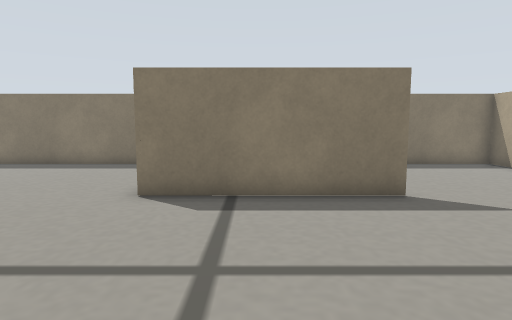
View 1 (above)

18 first-person views from a walk through a Gazebo world. The camera is 0.16 m above the floor, tilts 6° down and sees 75° across. The floor is counted in squares, 0.1 m on a side. Each view is taken from the middle of a square. On the plan, view 1 faces up. The plan holds only what a view shows up to about 16 squares ahead; the rest is blank. Robots are left out.

View 2
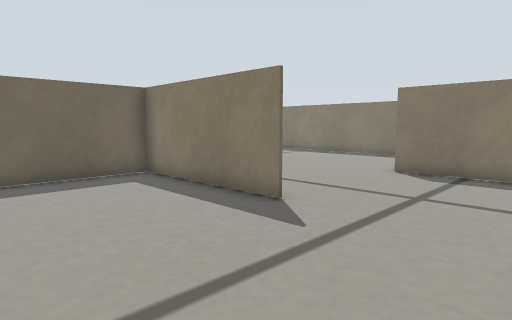

View 3
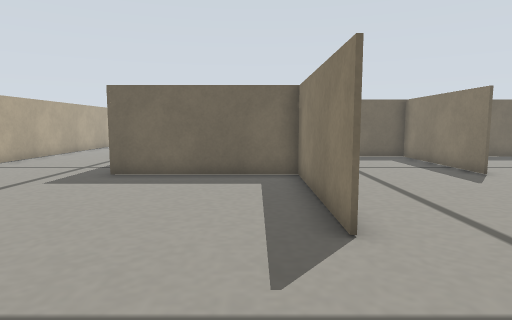

View 4
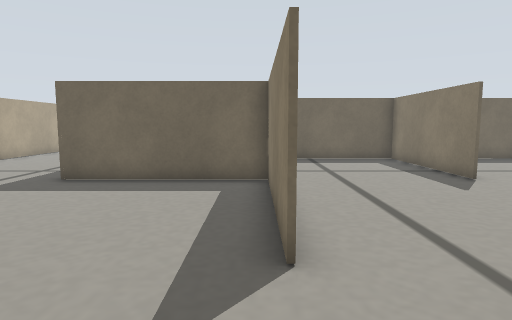

View 5
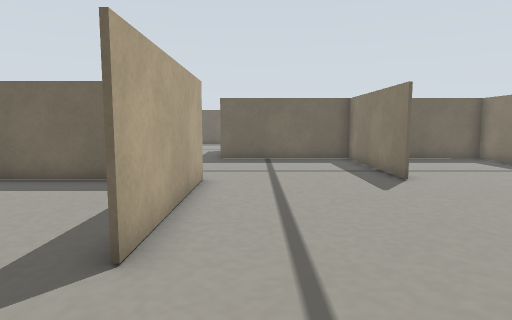

View 6
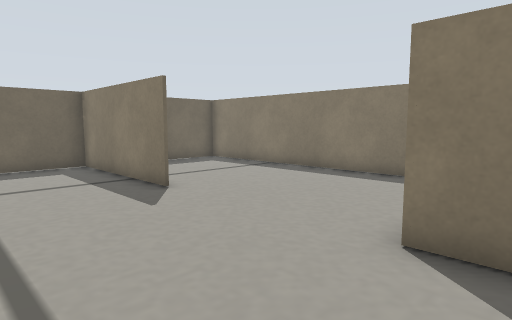

View 7
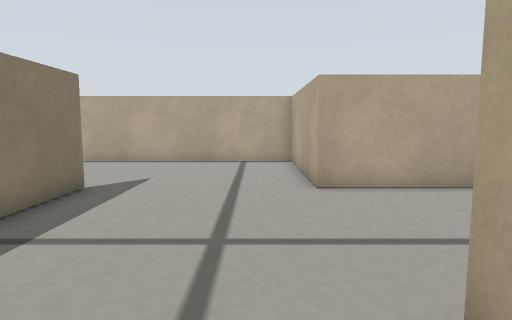

View 8
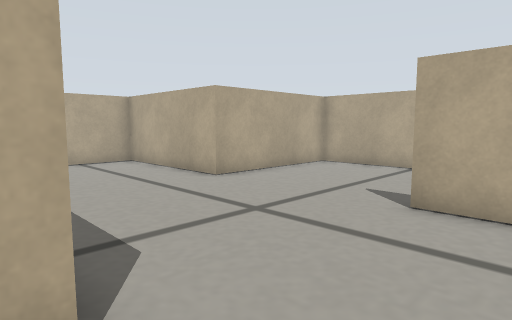

View 9
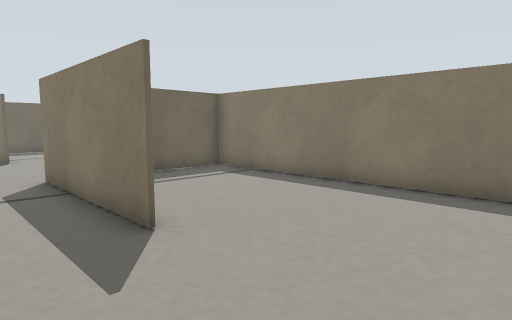

View 10
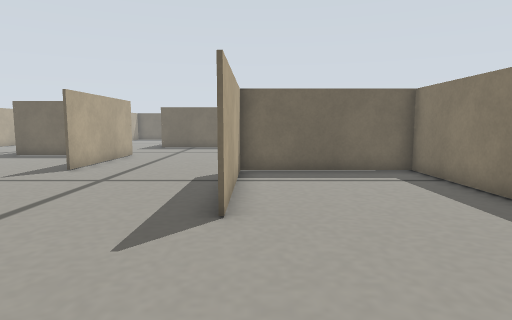

View 11
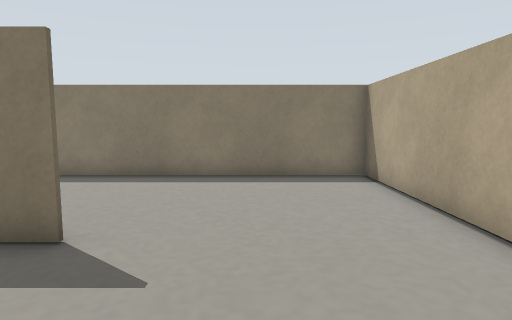

View 12
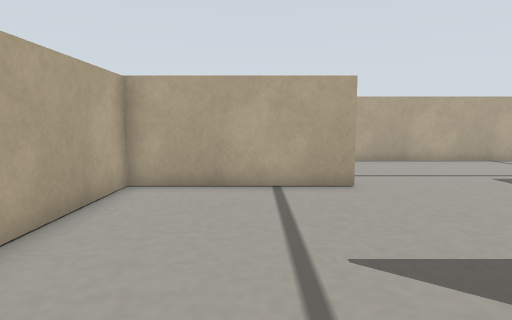

View 13
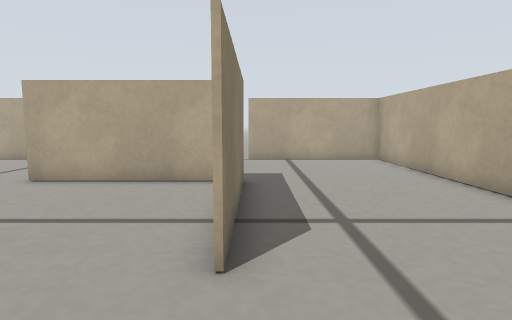

View 14
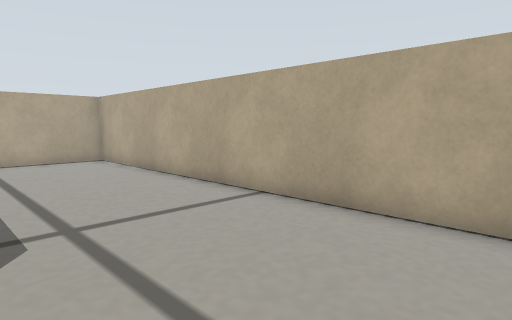

View 15
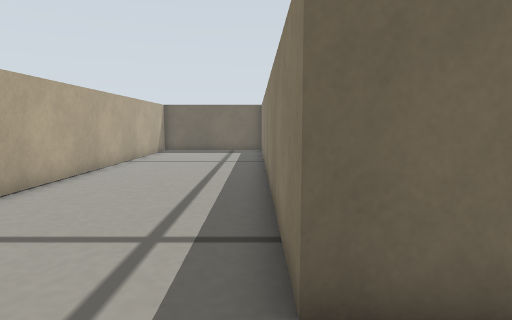

View 16
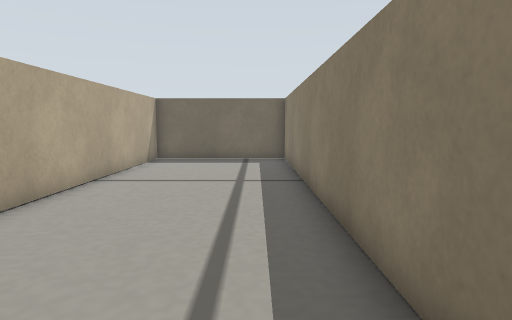

View 17
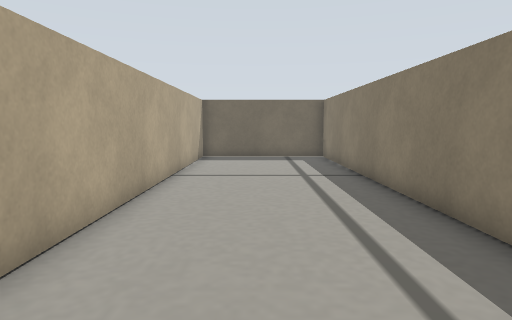

View 18
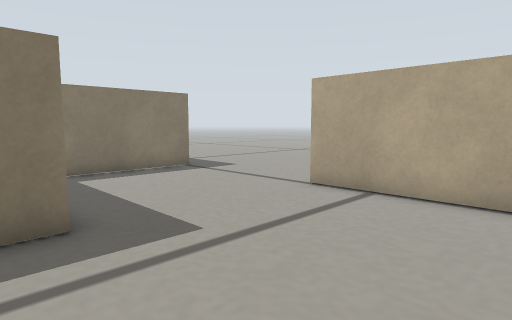

### Floor plan
Ten units are one square. View 1 is at (0, 0); x grows to the right and y downward. Boxes are objects, and circles mark ways between rooms. Rooms are numbered by the first view taken in them; rooms with no view inside come last. Other rooms are left out.
<svg viewBox="-271 -140 376 251">
<path fill="none" stroke="#000" d="M-26 46 33 46 33 -14M-26 -14 -85 -14 -85 46M-36 -14 -26 -14M24 -74 -27 -74M-88 -14 -36 -14M-86 -74 -96 -74M-47 -135 -145 -135 -145 -101M-27 -74 -27 -79M33 -14 95 -14 95 -76M34 -74 24 -74M95 -76 95 -135 -25 -135 -25 -75 34 -75M-85 46 -266 46 -266 106 95 106 95 46M35 46 -26 46M96 -14 50 -14M-96 -74 -145 -74 -145 -14"/>
<circle cx="0" cy="-10" r="3" fill="#2a7"/>
<circle cx="-55" cy="50" r="3" fill="#2a7"/>
<circle cx="-30" cy="-40" r="3" fill="#2a7"/>
<circle cx="30" cy="-40" r="3" fill="#2a7"/>
<circle cx="-60" cy="-70" r="3" fill="#2a7"/>
<circle cx="-90" cy="-40" r="3" fill="#2a7"/>
<circle cx="65" cy="-70" r="3" fill="#2a7"/>
<circle cx="65" cy="50" r="3" fill="#2a7"/>
<text x="-30" y="20">1</text>
<text x="-10" y="-40">2</text>
<text x="-60" y="-40">3</text>
<text x="-90" y="-100">4</text>
<text x="60" y="-40">5</text>
<text x="30" y="-100">6</text>
<text x="-80" y="80">7</text>
<text x="60" y="20">8</text>
<text x="-120" y="-40">9</text>
</svg>
Room 1 opens to room 2. Room 1 opens to room 7. Room 2 opens to room 3. Room 2 opens to room 5. Room 3 opens to room 4. Room 3 opens to room 9. Room 5 opens to room 6. Room 7 opens to room 8.

Where each view was taken, in squares from view 1:
view 1: 0 up, 0 right, facing up
view 2: 4 down, 2 right, facing up-left
view 3: 0 up, 2 right, facing left
view 4: 1 up, 1 right, facing left
view 5: 3 up, 1 right, facing left
view 6: 3 up, 1 left, facing up-left
view 7: 3 up, 5 left, facing right
view 8: 8 up, 5 left, facing down-right
view 9: 5 up, 8 right, facing up-left
view 10: 8 up, 9 right, facing left
view 11: 3 up, 6 right, facing up
view 12: 4 up, 0 right, facing down
view 13: 5 down, 6 left, facing right
view 14: 5 down, 6 left, facing down-right
view 15: 5 down, 6 left, facing left
view 16: 6 down, 11 left, facing left
view 17: 8 down, 10 left, facing left
view 18: 10 down, 2 right, facing up-right
